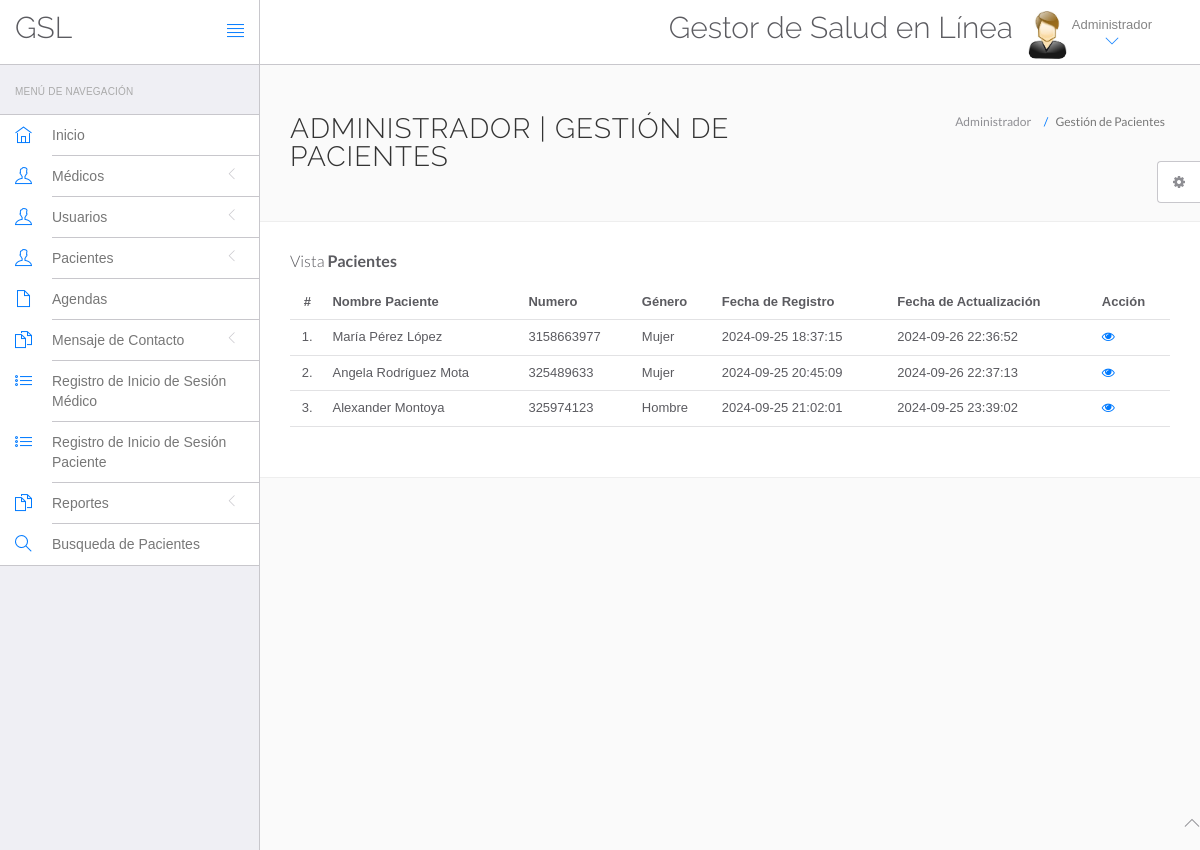
Screenshot of /hms/admin/manage-patient.php (signed in) with the database file from the repository.
### tables this page shows
CREATE TABLE `tblpatient` (
  `ID` int(10) NOT NULL,
  `Docid` int(10) DEFAULT NULL,
  `PatientName` varchar(200) DEFAULT NULL,
  `PatientContno` bigint(10) DEFAULT NULL,
  `PatientEmail` varchar(200) DEFAULT NULL,
  `PatientGender` varchar(50) DEFAULT NULL,
  `PatientAdd` mediumtext DEFAULT NULL,
  `PatientAge` int(10) DEFAULT NULL,
  `PatientMedhis` mediumtext DEFAULT NULL,
  `CreationDate` timestamp NULL DEFAULT current_timestamp(),
  `UpdationDate` timestamp NULL DEFAULT NULL ON UPDATE current_timestamp()
);

### hms/admin/manage-patient.php (the view, shortened to what this page needs)
<?php
include('include/config.php');
?>
<!DOCTYPE html>
<html lang="en">
<head>
    <link rel="stylesheet" href="vendor/bootstrap/css/bootstrap.min.css">
    <link rel="stylesheet" href="vendor/fontawesome/css/font-awesome.min.css">
    <link rel="stylesheet" href="vendor/themify-icons/themify-icons.min.css">
    <link href="vendor/animate.css/animate.min.css" rel="stylesheet" media="screen">
    <link href="vendor/perfect-scrollbar/perfect-scrollbar.min.css" rel="stylesheet" media="screen">
    <link href="vendor/switchery/switchery.min.css" rel="stylesheet" media="screen">
    <link href="vendor/bootstrap-touchspin/jquery.bootstrap-touchspin.min.css" rel="stylesheet" media="screen">
    <link href="vendor/select2/select2.min.css" rel="stylesheet" media="screen">
    <link href="vendor/bootstrap-datepicker/bootstrap-datepicker3.standalone.min.css" rel="stylesheet" media="screen">
    <link href="vendor/bootstrap-timepicker/bootstrap-timepicker.min.css" rel="stylesheet" media="screen">
    <link rel="stylesheet" href="assets/css/styles.css">
    <link rel="stylesheet" href="assets/css/plugins.css">
    <link rel="stylesheet" href="assets/css/themes/theme-1.css" id="skin_color" />
</head>
<body>
    <div id="app">
        <?php include('include/sidebar.php');?>
        <div class="app-content">
            <?php include('include/header.php');?>
            <div class="main-content">
                <div class="wrap-content container" id="container">
                    <section id="page-title">
                        <div class="row">
                            <div class="col-sm-8">
                                <h1 class="mainTitle">Administrador | Gestión de Pacientes</h1>
                            </div>
                            <ol class="breadcrumb">
                                <li>
                                    <span>Administrador</span>
                                </li>
                                <li class="active">
                                    <span>Gestión de Pacientes</span>
                                </li>
                            </ol>
                        </div>
                    </section>
                    <div class="container-fluid container-fullw bg-white">
                        <div class="row">
                            <div class="col-md-12">
                                <h5 class="over-title margin-bottom-15">Vista <span class="text-bold">Pacientes</span>
                                </h5>
                                <table class="table table-hover" id="sample-table-1">
                                    <thead>
                                        <tr>
                                            <th class="center">#</th>
                                            <th>Nombre Paciente</th>
                                            <th>Numero</th>
                                            <th>Género</th>
                                            <th>Fecha de Registro </th>
                                            <th>Fecha de Actualización </th>
                                            <th>Acción</th>
                                        </tr>
                                    </thead>
                                    <tbody>
                                        <?php
$sql=mysqli_query($con,"select * from tblpatient");
$cnt=1;
while($row=mysqli_fetch_array($sql))
{
?>
                                        <tr>
                                            <td class="center"><?php echo $cnt;?>.</td>
                                            <td class="hidden-xs"><?php echo $row['PatientName'];?></td>
                                            <td><?php echo $row['PatientContno'];?></td>
                                            <td><?php echo $row['PatientGender'];?></td>
                                            <td><?php echo $row['CreationDate'];?></td>
                                            <td><?php echo $row['UpdationDate'];?>
                                            </td>
                                            <td>
                                                <a href="view-patient.php?viewid=<?php echo $row['ID'];?>"><i
                                                        class="fa fa-eye"></i></a>
                                            </td>
                                        </tr>
                                        <?php
$cnt=$cnt+1;
 }?>
                                    </tbody>
                                </table>
                            </div>
                        </div>
                    </div>
                </div>
            </div>
        </div>
    </div>
    <?php include('include/footer.php');?>
    <?php include('include/setting.php');?>
</body>
</html>

### hms/admin/assets/css/themes/theme-1.css (style rules this page uses)
body { background: #FAFAFA; }

### rows the page displays
tblpatient: PatientName "María Pérez López", PatientContno "3158663977", PatientGender "Mujer", CreationDate "2024-09-25 18:37:15", UpdationDate "2024-09-26 22:36:52"
tblpatient: PatientName "Angela Rodríguez Mota", PatientContno "325489633", PatientGender "Mujer", CreationDate "2024-09-25 20:45:09", UpdationDate "2024-09-26 22:37:13"
tblpatient: PatientName "Alexander Montoya", PatientContno "325974123", PatientGender "Hombre", CreationDate "2024-09-25 21:02:01", UpdationDate "2024-09-25 23:39:02"
